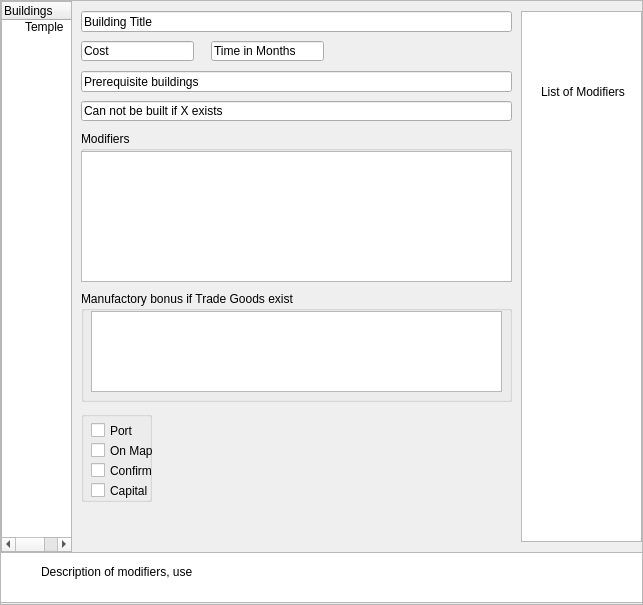
<?xml version="1.0" encoding="UTF-8"?>
<ui version="4.0">
 <class>ScrollArea</class>
 <widget class="QScrollArea" name="ScrollArea">
  <property name="geometry">
   <rect>
    <x>0</x>
    <y>0</y>
    <width>643</width>
    <height>605</height>
   </rect>
  </property>
  <property name="windowTitle">
   <string>ScrollArea</string>
  </property>
  <property name="widgetResizable">
   <bool>true</bool>
  </property>
  <widget class="QWidget" name="scrollAreaWidgetContents">
   <property name="geometry">
    <rect>
     <x>0</x>
     <y>0</y>
     <width>639</width>
     <height>601</height>
    </rect>
   </property>
   <widget class="QTreeWidget" name="treeWidget">
    <property name="geometry">
     <rect>
      <x>0</x>
      <y>0</y>
      <width>71</width>
      <height>551</height>
     </rect>
    </property>
    <column>
     <property name="text">
      <string>Buildings</string>
     </property>
    </column>
    <item>
     <property name="text">
      <string>Temple</string>
     </property>
    </item>
   </widget>
   <widget class="QLineEdit" name="lineEdit">
    <property name="geometry">
     <rect>
      <x>80</x>
      <y>10</y>
      <width>431</width>
      <height>21</height>
     </rect>
    </property>
    <property name="text">
     <string>Building Title</string>
    </property>
   </widget>
   <widget class="QLineEdit" name="lineEdit_2">
    <property name="geometry">
     <rect>
      <x>80</x>
      <y>40</y>
      <width>113</width>
      <height>20</height>
     </rect>
    </property>
    <property name="text">
     <string>Cost</string>
    </property>
   </widget>
   <widget class="QLineEdit" name="lineEdit_3">
    <property name="geometry">
     <rect>
      <x>210</x>
      <y>40</y>
      <width>113</width>
      <height>20</height>
     </rect>
    </property>
    <property name="text">
     <string>Time in Months</string>
    </property>
   </widget>
   <widget class="QTextBrowser" name="textBrowser">
    <property name="geometry">
     <rect>
      <x>520</x>
      <y>10</y>
      <width>121</width>
      <height>531</height>
     </rect>
    </property>
   </widget>
   <widget class="QLabel" name="label">
    <property name="geometry">
     <rect>
      <x>540</x>
      <y>80</y>
      <width>91</width>
      <height>21</height>
     </rect>
    </property>
    <property name="text">
     <string>List of Modifiers</string>
    </property>
   </widget>
   <widget class="QTextBrowser" name="textBrowser_2">
    <property name="geometry">
     <rect>
      <x>-5</x>
      <y>551</y>
      <width>651</width>
      <height>51</height>
     </rect>
    </property>
   </widget>
   <widget class="QLabel" name="label_2">
    <property name="geometry">
     <rect>
      <x>40</x>
      <y>560</y>
      <width>171</width>
      <height>21</height>
     </rect>
    </property>
    <property name="text">
     <string>Description of modifiers, use</string>
    </property>
   </widget>
   <widget class="QLineEdit" name="lineEdit_4">
    <property name="geometry">
     <rect>
      <x>80</x>
      <y>70</y>
      <width>431</width>
      <height>21</height>
     </rect>
    </property>
    <property name="text">
     <string>Prerequisite buildings</string>
    </property>
   </widget>
   <widget class="QLineEdit" name="lineEdit_5">
    <property name="geometry">
     <rect>
      <x>80</x>
      <y>100</y>
      <width>431</width>
      <height>20</height>
     </rect>
    </property>
    <property name="text">
     <string>Can not be built if X exists</string>
    </property>
   </widget>
   <widget class="QGroupBox" name="groupBox">
    <property name="geometry">
     <rect>
      <x>80</x>
      <y>290</y>
      <width>431</width>
      <height>111</height>
     </rect>
    </property>
    <property name="title">
     <string>Manufactory bonus if Trade Goods exist</string>
    </property>
    <widget class="QTextEdit" name="textEdit_2">
     <property name="geometry">
      <rect>
       <x>10</x>
       <y>20</y>
       <width>411</width>
       <height>81</height>
      </rect>
     </property>
    </widget>
   </widget>
   <widget class="QGroupBox" name="groupBox_2">
    <property name="geometry">
     <rect>
      <x>80</x>
      <y>130</y>
      <width>431</width>
      <height>151</height>
     </rect>
    </property>
    <property name="title">
     <string>Modifiers</string>
    </property>
    <widget class="QTextEdit" name="textEdit">
     <property name="geometry">
      <rect>
       <x>0</x>
       <y>20</y>
       <width>431</width>
       <height>131</height>
      </rect>
     </property>
    </widget>
   </widget>
   <widget class="QGroupBox" name="groupBox_3">
    <property name="geometry">
     <rect>
      <x>80</x>
      <y>410</y>
      <width>71</width>
      <height>91</height>
     </rect>
    </property>
    <property name="title">
     <string/>
    </property>
    <widget class="QCheckBox" name="checkBox_4">
     <property name="geometry">
      <rect>
       <x>10</x>
       <y>70</y>
       <width>71</width>
       <height>19</height>
      </rect>
     </property>
     <property name="text">
      <string>Capital</string>
     </property>
    </widget>
    <widget class="QCheckBox" name="checkBox_3">
     <property name="geometry">
      <rect>
       <x>10</x>
       <y>10</y>
       <width>71</width>
       <height>19</height>
      </rect>
     </property>
     <property name="text">
      <string>Port</string>
     </property>
    </widget>
    <widget class="QCheckBox" name="checkBox">
     <property name="geometry">
      <rect>
       <x>10</x>
       <y>30</y>
       <width>71</width>
       <height>19</height>
      </rect>
     </property>
     <property name="text">
      <string>On Map</string>
     </property>
    </widget>
    <widget class="QCheckBox" name="checkBox_2">
     <property name="geometry">
      <rect>
       <x>10</x>
       <y>50</y>
       <width>71</width>
       <height>19</height>
      </rect>
     </property>
     <property name="text">
      <string>Confirm</string>
     </property>
    </widget>
   </widget>
  </widget>
 </widget>
 <resources/>
 <connections/>
</ui>
